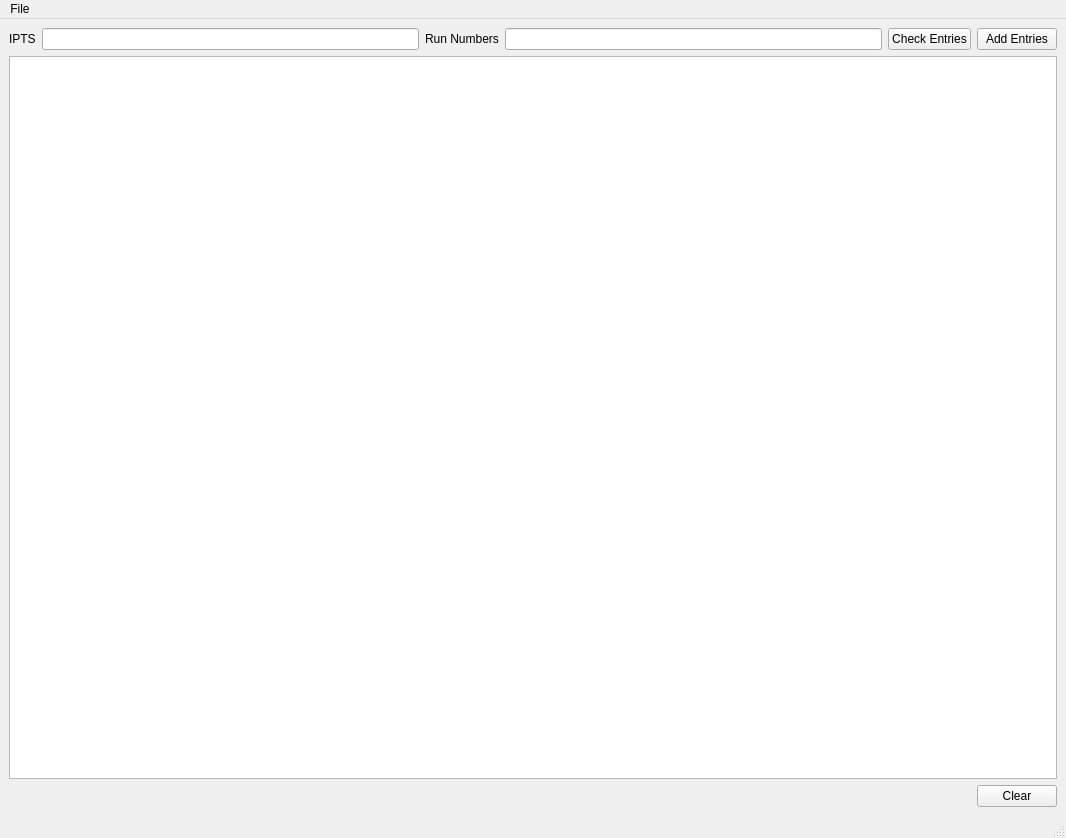
<?xml version="1.0" encoding="UTF-8"?>
<ui version="4.0">
 <class>MainWindow</class>
 <widget class="QMainWindow" name="MainWindow">
  <property name="geometry">
   <rect>
    <x>0</x>
    <y>0</y>
    <width>1066</width>
    <height>838</height>
   </rect>
  </property>
  <property name="windowTitle">
   <string>MainWindow</string>
  </property>
  <widget class="QWidget" name="centralwidget">
   <layout class="QGridLayout" name="gridLayout">
    <item row="0" column="0">
     <widget class="QLabel" name="label">
      <property name="text">
       <string>IPTS</string>
      </property>
     </widget>
    </item>
    <item row="0" column="1">
     <widget class="QLineEdit" name="lineEdit_iptsNumber"/>
    </item>
    <item row="0" column="2">
     <widget class="QLabel" name="label_2">
      <property name="text">
       <string>Run Numbers</string>
      </property>
     </widget>
    </item>
    <item row="0" column="3">
     <widget class="QLineEdit" name="lineEdit_runNumbers"/>
    </item>
    <item row="0" column="4">
     <widget class="QPushButton" name="pushButton_checkRecords">
      <property name="toolTip">
       <string>&lt;html&gt;&lt;head/&gt;&lt;body&gt;&lt;p&gt;Check whether the input run numbers has records written&lt;/p&gt;&lt;/body&gt;&lt;/html&gt;</string>
      </property>
      <property name="text">
       <string>Check Entries</string>
      </property>
     </widget>
    </item>
    <item row="0" column="5">
     <widget class="QPushButton" name="pushButton_addToRecords">
      <property name="toolTip">
       <string>&lt;html&gt;&lt;head/&gt;&lt;body&gt;&lt;p&gt;Add or replace those run  number's records to records files.&lt;/p&gt;&lt;/body&gt;&lt;/html&gt;</string>
      </property>
      <property name="text">
       <string>Add Entries</string>
      </property>
     </widget>
    </item>
    <item row="1" column="0" colspan="6">
     <widget class="ExperimentRecordTable" name="tableWidget_recordsInfoTable"/>
    </item>
    <item row="2" column="5">
     <widget class="QPushButton" name="pushButton_clearTable">
      <property name="text">
       <string>Clear</string>
      </property>
     </widget>
    </item>
   </layout>
  </widget>
  <widget class="QMenuBar" name="menubar">
   <property name="geometry">
    <rect>
     <x>0</x>
     <y>0</y>
     <width>1066</width>
     <height>25</height>
    </rect>
   </property>
   <widget class="QMenu" name="menuFile">
    <property name="title">
     <string>File</string>
    </property>
    <addaction name="actionQuit"/>
   </widget>
   <addaction name="menuFile"/>
  </widget>
  <widget class="QStatusBar" name="statusbar"/>
  <action name="actionQuit">
   <property name="text">
    <string>Quit</string>
   </property>
  </action>
 </widget>
 <customwidgets>
  <customwidget>
   <class>ExperimentRecordTable</class>
   <extends>QTableWidget</extends>
   <header>vdrivetablewidgets</header>
  </customwidget>
 </customwidgets>
 <resources/>
 <connections/>
</ui>
